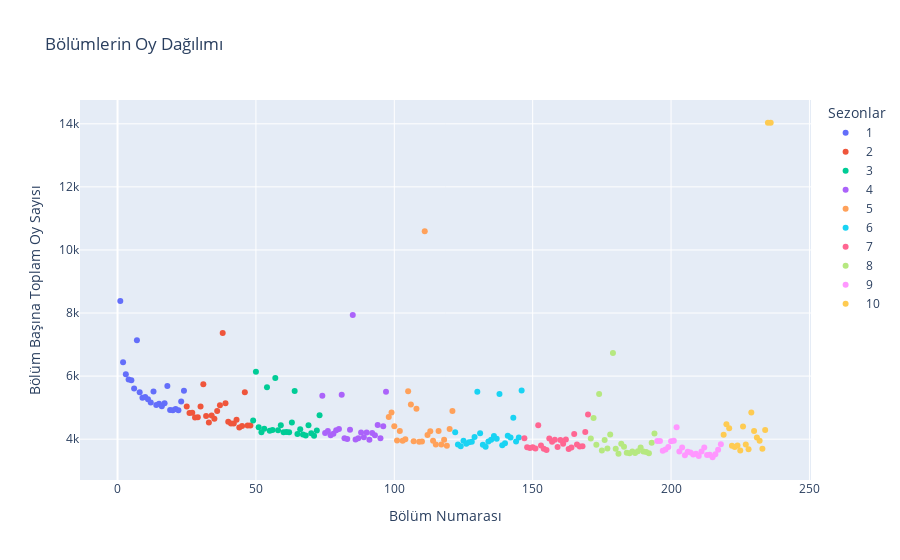

The code cell stored with this chart in its notebook:
### Code cell
fig = px.scatter(all_data, x = "episode_num_overall", y = 'total_votes', color = 'season', labels = {"episode_num_overall": "Bölüm Numarası",
                                                                                    "total_votes" : "Bölüm Başına Toplam Oy Sayısı"},
                                                                                     title = 'Bölümlerin Oy Dağılımı')
fig.update_layout(legend_title = 'Sezonlar')  
fig.show()

### Figure 1 — Plotly figure (JSON) as saved in the notebook; plotly's stock layout.template omitted (floating-point values rounded to 4 significant figures)
{"data": [{"hovertemplate": "season=1<br>Bölüm Numarası=%{x}<br>Bölüm Başına Toplam Oy Sayısı=%{y}<extra></extra>", "legendgroup": "1", "marker": {"color": "#636efa", "symbol": "circle"}, "mode": "markers", "name": "1", "orientation": "v", "showlegend": true, "type": "scatter", "x": [1, 2, 3, 4, 5, 6, 7, 8, 9, 10, 11, 12, 13, 14, 15, 16, 17, 18, 19, 20, 21, 22, 23, 24], "xaxis": "x", "y": [8378, 6441, 6060, 5892, 5872, 5609, 7133, 5488, 5316, 5337, 5265, 5161, 5508, 5082, 5124, 5046, 5142, 5690, 4923, 4916, 4954, 4916, 5191, 5532], "yaxis": "y"}, {"hovertemplate": "season=2<br>Bölüm Numarası=%{x}<br>Bölüm Başına Toplam Oy Sayısı=%{y}<extra></extra>", "legendgroup": "2", "marker": {"color": "#EF553B", "symbol": "circle"}, "mode": "markers", "name": "2", "orientation": "v", "showlegend": true, "type": "scatter", "x": [25, 26, 27, 28, 29, 30, 31, 32, 33, 34, 35, 36, 37, 38, 39, 40, 41, 42, 43, 44, 45, 46, 47, 48], "xaxis": "x", "y": [5036, 4827, 4841, 4689, 4697, 5035, 5740, 4734, 4529, 4752, 4648, 4891, 5073, 7366, 5138, 4553, 4498, 4501, 4615, 4372, 4415, 5487, 4432, 4433], "yaxis": "y"}, {"hovertemplate": "season=3<br>Bölüm Numarası=%{x}<br>Bölüm Başına Toplam Oy Sayısı=%{y}<extra></extra>", "legendgroup": "3", "marker": {"color": "#00cc96", "symbol": "circle"}, "mode": "markers", "name": "3", "orientation": "v", "showlegend": true, "type": "scatter", "x": [49, 50, 51, 52, 53, 54, 55, 56, 57, 58, 59, 60, 61, 62, 63, 64, 65, 66, 67, 68, 69, 70, 71, 72, 73], "xaxis": "x", "y": [4591, 6141, 4378, 4217, 4328, 5646, 4267, 4291, 5940, 4284, 4444, 4218, 4227, 4221, 4529, 5525, 4168, 4312, 4147, 4114, 4442, 4185, 4109, 4273, 4759], "yaxis": "y"}, {"hovertemplate": "season=4<br>Bölüm Numarası=%{x}<br>Bölüm Başına Toplam Oy Sayısı=%{y}<extra></extra>", "legendgroup": "4", "marker": {"color": "#ab63fa", "symbol": "circle"}, "mode": "markers", "name": "4", "orientation": "v", "showlegend": true, "type": "scatter", "x": [74, 75, 76, 77, 78, 79, 80, 81, 82, 83, 84, 85, 86, 87, 88, 89, 90, 91, 92, 93, 94, 95, 96, 97], "xaxis": "x", "y": [5379, 4197, 4258, 4127, 4173, 4280, 4325, 5408, 4031, 4005, 4296, 7935, 3990, 4030, 4208, 4058, 4213, 3983, 4198, 4124, 4446, 4033, 4412, 5502], "yaxis": "y"}, {"hovertemplate": "season=5<br>Bölüm Numarası=%{x}<br>Bölüm Başına Toplam Oy Sayısı=%{y}<extra></extra>", "legendgroup": "5", "marker": {"color": "#FFA15A", "symbol": "circle"}, "mode": "markers", "name": "5", "orientation": "v", "showlegend": true, "type": "scatter", "x": [98, 99, 100, 101, 102, 103, 104, 105, 106, 107, 108, 109, 110, 111, 112, 113, 114, 115, 116, 117, 118, 119, 120, 121], "xaxis": "x", "y": [4704, 4844, 4408, 3955, 4262, 3948, 4000, 5523, 5103, 3931, 4962, 3922, 3923, 10596, 4136, 4251, 3948, 3833, 4261, 3832, 3978, 3795, 4322, 4897], "yaxis": "y"}, {"hovertemplate": "season=6<br>Bölüm Numarası=%{x}<br>Bölüm Başına Toplam Oy Sayısı=%{y}<extra></extra>", "legendgroup": "6", "marker": {"color": "#19d3f3", "symbol": "circle"}, "mode": "markers", "name": "6", "orientation": "v", "showlegend": true, "type": "scatter", "x": [122, 123, 124, 125, 126, 127, 128, 129, 130, 131, 132, 133, 134, 135, 136, 137, 138, 139, 140, 141, 142, 143, 144, 145, 146], "xaxis": "x", "y": [4221, 3831, 3778, 3949, 3854, 3901, 3917, 4068, 5506, 4185, 3827, 3760, 3924, 3981, 4100, 4016, 5436, 3804, 3867, 4107, 4054, 4677, 3930, 4057, 5541], "yaxis": "y"}, {"hovertemplate": "season=7<br>Bölüm Numarası=%{x}<br>Bölüm Başına Toplam Oy Sayısı=%{y}<extra></extra>", "legendgroup": "7", "marker": {"color": "#FF6692", "symbol": "circle"}, "mode": "markers", "name": "7", "orientation": "v", "showlegend": true, "type": "scatter", "x": [147, 148, 149, 150, 151, 152, 153, 154, 155, 156, 157, 158, 159, 160, 161, 162, 163, 164, 165, 166, 167, 168, 169, 170], "xaxis": "x", "y": [4027, 3747, 3724, 3748, 3704, 4443, 3801, 3697, 3655, 4019, 3915, 3983, 3754, 3971, 3855, 3989, 3690, 3735, 4165, 3835, 3764, 3775, 4229, 4781], "yaxis": "y"}, {"hovertemplate": "season=8<br>Bölüm Numarası=%{x}<br>Bölüm Başına Toplam Oy Sayısı=%{y}<extra></extra>", "legendgroup": "8", "marker": {"color": "#B6E880", "symbol": "circle"}, "mode": "markers", "name": "8", "orientation": "v", "showlegend": true, "type": "scatter", "x": [171, 172, 173, 174, 175, 176, 177, 178, 179, 180, 181, 182, 183, 184, 185, 186, 187, 188, 189, 190, 191, 192, 193, 194], "xaxis": "x", "y": [4022, 4675, 3820, 5429, 3641, 3972, 3703, 4147, 6736, 3693, 3539, 3857, 3759, 3566, 3550, 3610, 3564, 3615, 3738, 3609, 3597, 3553, 3883, 4183], "yaxis": "y"}, {"hovertemplate": "season=9<br>Bölüm Numarası=%{x}<br>Bölüm Başına Toplam Oy Sayısı=%{y}<extra></extra>", "legendgroup": "9", "marker": {"color": "#FF97FF", "symbol": "circle"}, "mode": "markers", "name": "9", "orientation": "v", "showlegend": true, "type": "scatter", "x": [195, 196, 197, 198, 199, 200, 201, 202, 203, 204, 205, 206, 207, 208, 209, 210, 211, 212, 213, 214, 215, 216, 217, 218], "xaxis": "x", "y": [3944, 3942, 3631, 3672, 3753, 3935, 3952, 4375, 3611, 3734, 3487, 3599, 3577, 3516, 3539, 3467, 3613, 3738, 3502, 3503, 3427, 3522, 3663, 3839], "yaxis": "y"}, {"hovertemplate": "season=10<br>Bölüm Numarası=%{x}<br>Bölüm Başına Toplam Oy Sayısı=%{y}<extra></extra>", "legendgroup": "10", "marker": {"color": "#FECB52", "symbol": "circle"}, "mode": "markers", "name": "10", "orientation": "v", "showlegend": true, "type": "scatter", "x": [219, 220, 221, 222, 223, 224, 225, 226, 227, 228, 229, 230, 231, 232, 233, 234, 235, 236], "xaxis": "x", "y": [4141, 4476, 4346, 3792, 3750, 3797, 3640, 4400, 3829, 3677, 4842, 4258, 4054, 3953, 3700, 4290, 14033, 14033], "yaxis": "y"}], "layout": {"legend": {"title": {"text": "Sezonlar"}, "tracegroupgap": 0}, "title": {"text": "Bölümlerin Oy Dağılımı"}, "xaxis": {"anchor": "y", "domain": [0, 1], "title": {"text": "Bölüm Numarası"}}, "yaxis": {"anchor": "x", "domain": [0, 1], "title": {"text": "Bölüm Başına Toplam Oy Sayısı"}}}}
